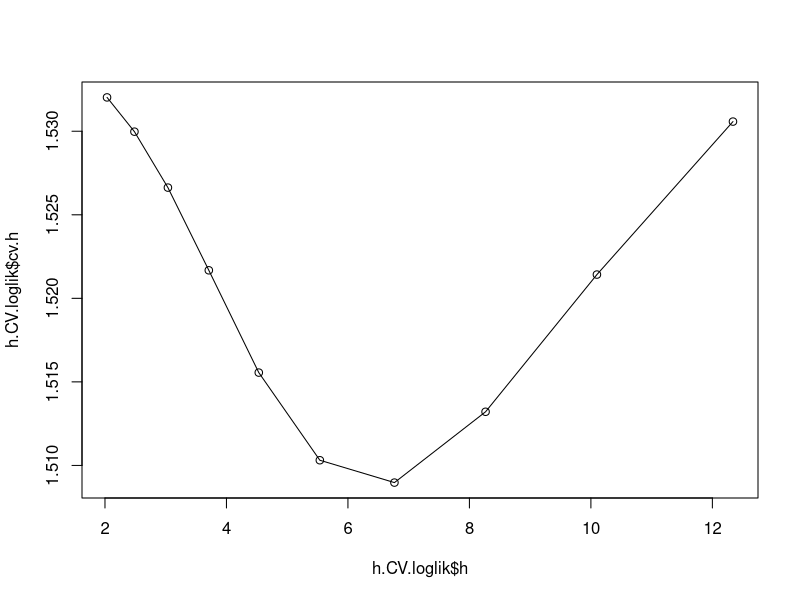
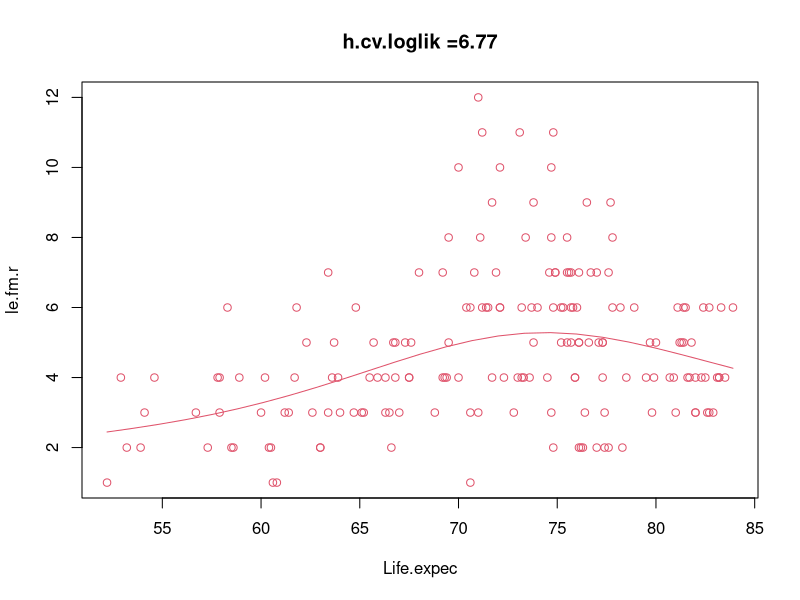

The R script that drew these images, in order:
## ---- chunk 1
library(sm)
countries<-read.csv2(file="HDI.2017.subset.csv",row.names = 1)
attach(countries)
ind.agr<-(Agric.employ.. < median(Agric.employ..) )

## ---- chunk 2
h.cv.sm.poisson <- function(x,y,rg.h=NULL,l.h=10,method=loo.cv){
   cv.h <- numeric(l.h)
   if (is.null(rg.h)){
      hh <- c(h.select(x,y,method="cv"),
              h.select(x,y,method="aicc"))#,hcv(x,y))
      rg.h <- range(hh)*c(1/1.1, 1.5)
   }
   i <- 0
   gr.h <- exp( seq(log(rg.h[1]), log(rg.h[2]), l=l.h))
   for (h in gr.h){
      i <- i+1
      cv.h[i] <- method(x,y,h)
   }
   return(list(h = gr.h, 
               cv.h = cv.h,
               h.cv = gr.h[which.min(cv.h)]))
}

loo.cv <- function(x,y,h){
  n <- length(x)
  pred <- sapply(1:n, 
      function(i,x,y,h){
         sm.poisson(x=x[-i],y=y[-i],h=h,eval.points=x[i],display="none")$estimate
      },   x,y,h)
  return(1/n * sum(log(pred)))
}
## ---- chunk 3
le.fm.r <- round(le.fm)

h.CV.loglik <- h.cv.sm.poisson(Life.expec,le.fm.r,method=loo.cv)
plot(h.CV.loglik$h,h.CV.loglik$cv.h)
lines(h.CV.loglik$h,h.CV.loglik$cv.h)
## ---- chunk 4
aux <- sm.poisson(Life.expec,le.fm.r,h=h.CV.loglik$h.cv)
title(main=paste("h.cv.loglik =",round(h.CV.loglik$h.cv,2),sep=""))
